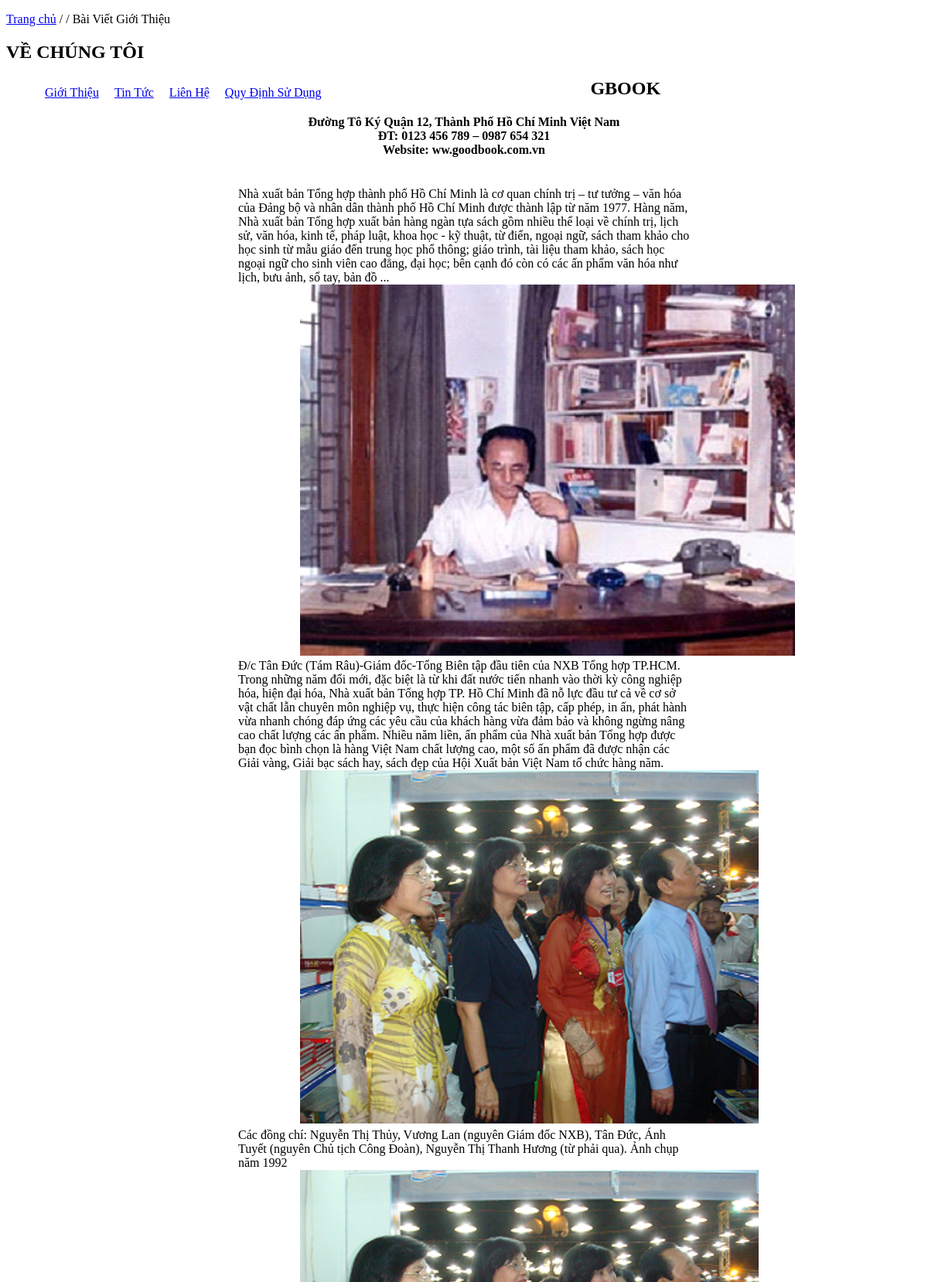
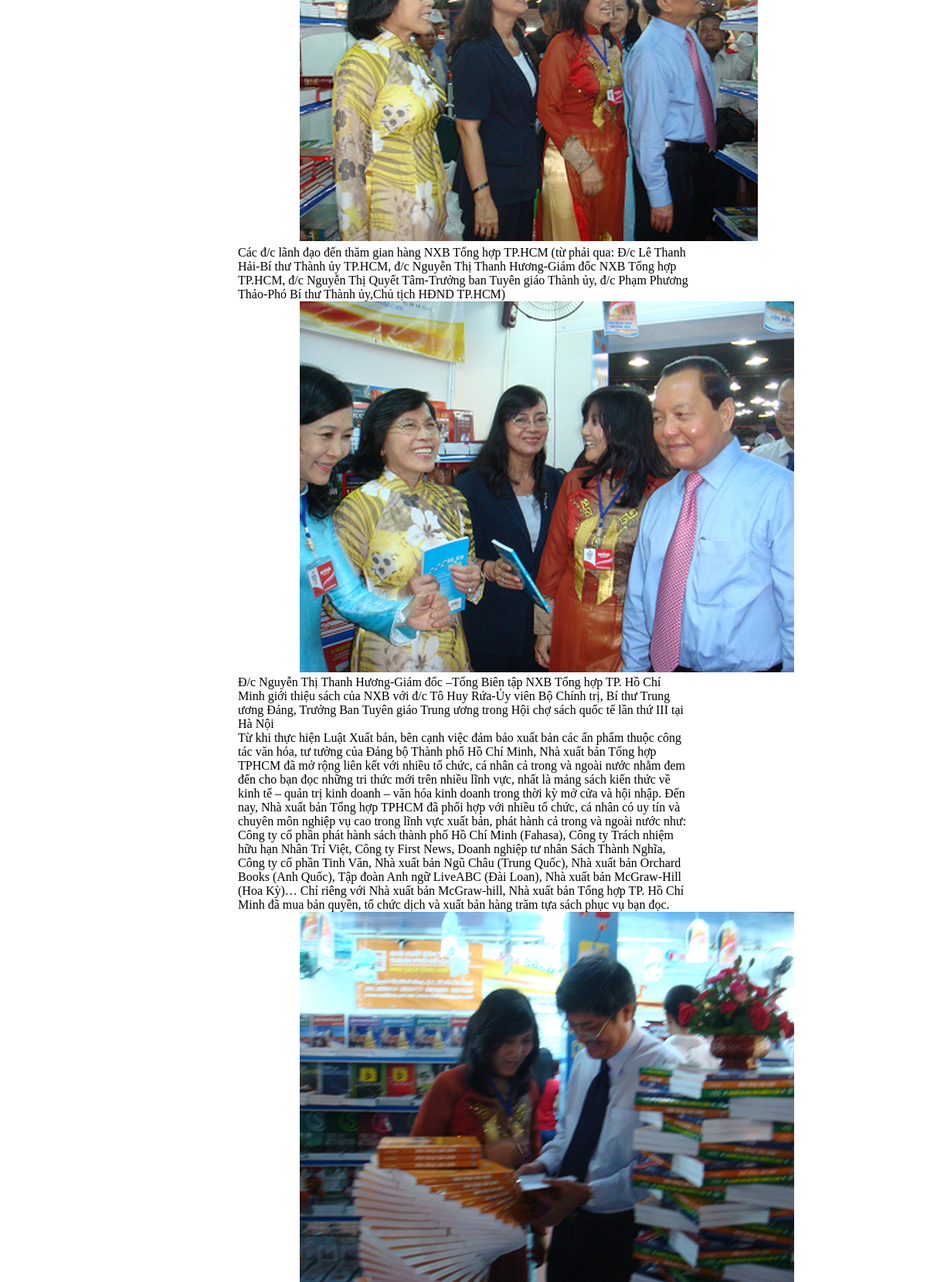
The app's page /pages/main/gioithieu.php (upper part) with its own data (2 pictures, top to bottom).
### tables this page shows
CREATE TABLE `gioi_thieu` (
  `id_gioithieu` int(11) NOT NULL,
  `tieude` text NOT NULL,
  `noidung` varchar(10000) NOT NULL
);

### pages/main/gioithieu.php (the view, shortened to what this page needs)
<!DOCTYPE html>
<html lang="en">
<head>
    <link rel="stylesheet" type="text/css" href ="pages/main/gioithieu.css">
</head>
<body>
<p class="quaylai"><a href="index.php?quanly=index">Trang chủ</a> / / Bài Viết Giới Thiệu</p>
<?php
        $sql_lietke_gioithieu = "SELECT * FROM gioi_thieu ORDER BY id_gioithieu DESC";
        $query_lietke_gioithieu = mysqli_query($mysqli,$sql_lietke_gioithieu);
  while($row_chitiet = mysqli_fetch_array($query_lietke_gioithieu)){
?>
<div >
    <div class="noi_dung_footer">
        <h2>VỀ CHÚNG TÔI</h2>
        <ul>
                 <li><a href="index.php?quanly=gioithieu">Giới Thiệu</a></li>
                 <li><a href="index.php?quanly=trangtintuc">Tin Tức</a></li>
                 <li><a href="index.php?quanly=tranglienhe">Liên Hệ</a></li>
                 <li><a href="index.php?quanly=quydinhsudung">Quy Định Sử Dụng</a></li>
        </ul>
    </div>
    <div>
        <p class="g2gt"><?php echo $row_chitiet['tieude'] ?></p>
        <p class="ndgt"><?php echo $row_chitiet['noidung'] ?></p>
    </div>
</div>
<?php
    }
?>
</body>
</html>

### pages/main/gioithieu.css (style rules this page uses)
p.ndgt { margin: 0px 300px 100px 300px; }
p.ndgt img { margin-left: 80px; }
.g2gt { text-align: center; }
.noi_dung_footer ul { list-style-type: none; margin: 0; }
.noi_dung_footer ul li { float: left; height: 30px; padding-top: 10px; }
.noi_dung_footer ul li a { padding: 10px; font-weight: 500; }
.noi_dung_footer { width: 100%; }

### records on screen
gioi_thieu: tieude "GBOOK Đường Tô Ký Quận 12, Thành Phố Hồ Chí Minh Việt Nam ĐT: 0123 456 789 – 0987 654 321 Website: ww.goodbook.com.vn", noidung "Nhà xuất bản Tổng hợp thành phố Hồ Chí Minh là cơ quan chính trị – tư tưởng – văn hóa của Đảng bộ và nhân dân thành phố Hồ Chí Minh được thành lập từ năm 1977. Hàng năm, Nhà xuất bản Tổng hợp xuất bản hàng ngàn tựa sách gồm nhiều thể loại về chính trị, lịch sử, văn hóa, kinh tế, pháp luật, khoa học - kỹ thuật, từ điển, ngoại ngữ, sách tham khảo cho học sinh từ mẫu giáo đến trung học phổ thông; giáo trình, tài liệu tham khảo, sách học ngoại ngữ cho sinh viên cao đẳng, đại học; bên cạnh đó còn có các ấn phẩm văn hóa như lịch, bưu ảnh, sổ tay, bản đồ ... Đ/c Tân Đức (Tám Râu)-Giám đốc-Tổng Biên tập đầu tiên của NXB Tổng hợp TP.HCM. Trong những năm đổi mới, đặc biệt là từ khi đất nước tiến…", noidung (picture)
